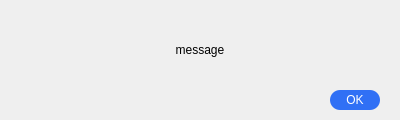
<?xml version="1.0" encoding="UTF-8"?>
<ui version="4.0">
 <class>Dialog</class>
 <widget class="QWidget" name="Dialog">
  <property name="geometry">
   <rect>
    <x>0</x>
    <y>0</y>
    <width>400</width>
    <height>120</height>
   </rect>
  </property>
  <property name="windowTitle">
   <string>Title</string>
  </property>
  <widget class="QLabel" name="label_message">
   <property name="geometry">
    <rect>
     <x>20</x>
     <y>20</y>
     <width>360</width>
     <height>60</height>
    </rect>
   </property>
   <property name="lineWidth">
    <number>1</number>
   </property>
   <property name="text">
    <string>message</string>
   </property>
   <property name="textFormat">
    <enum>Qt::AutoText</enum>
   </property>
   <property name="alignment">
    <set>Qt::AlignCenter</set>
   </property>
  </widget>
  <widget class="QPushButton" name="button_ok">
   <property name="geometry">
    <rect>
     <x>330</x>
     <y>90</y>
     <width>50</width>
     <height>20</height>
    </rect>
   </property>
   <property name="cursor">
    <cursorShape>PointingHandCursor</cursorShape>
   </property>
   <property name="styleSheet">
    <string notr="true">QPushButton{color: rgb(255, 255, 255)}
QPushButton{background-color: rgb(48, 112, 245)}
QPushButton:pressed{color: rgb(48, 112, 245)}
QPushButton:pressed{background-color: rgb(255, 255, 255)}
QPushButton{border-radius:10px}</string>
   </property>
   <property name="text">
    <string>OK</string>
   </property>
   <property name="shortcut">
    <string>Return</string>
   </property>
  </widget>
 </widget>
 <resources/>
 <connections>
  <connection>
   <sender>button_ok</sender>
   <signal>clicked()</signal>
   <receiver>Dialog</receiver>
   <slot>close()</slot>
   <hints>
    <hint type="sourcelabel">
     <x>342</x>
     <y>101</y>
    </hint>
    <hint type="destinationlabel">
     <x>284</x>
     <y>101</y>
    </hint>
   </hints>
  </connection>
 </connections>
 <slots>
  <slot>button_ok_click()</slot>
 </slots>
</ui>
